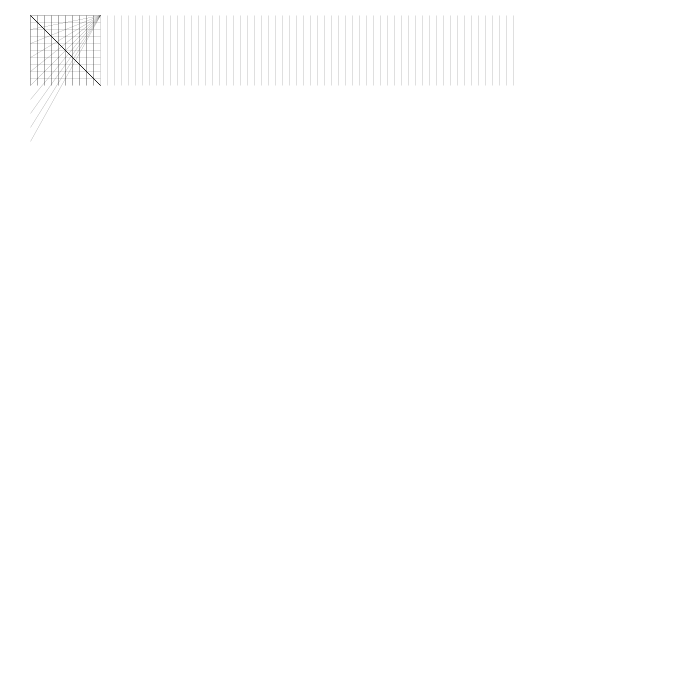
Frame 1 (no input)
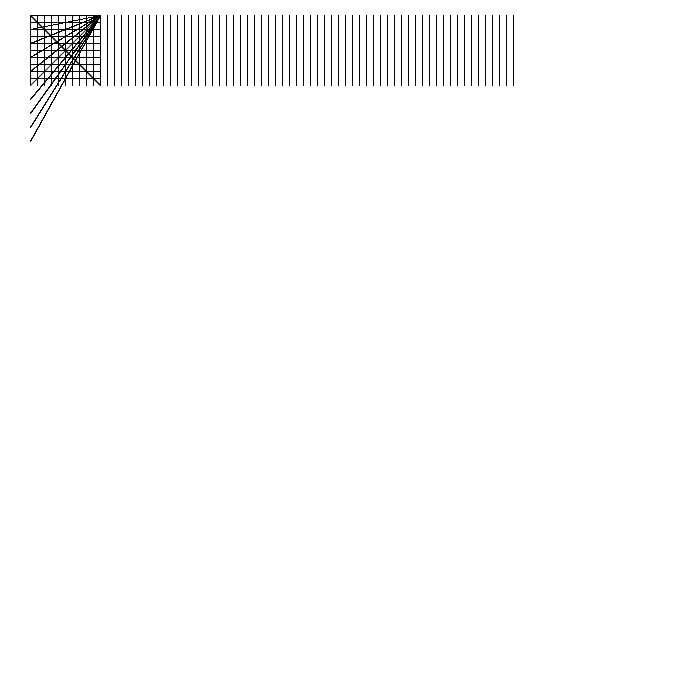
Frame 60 (the mouse pressed at the canvas centre just before this capture)
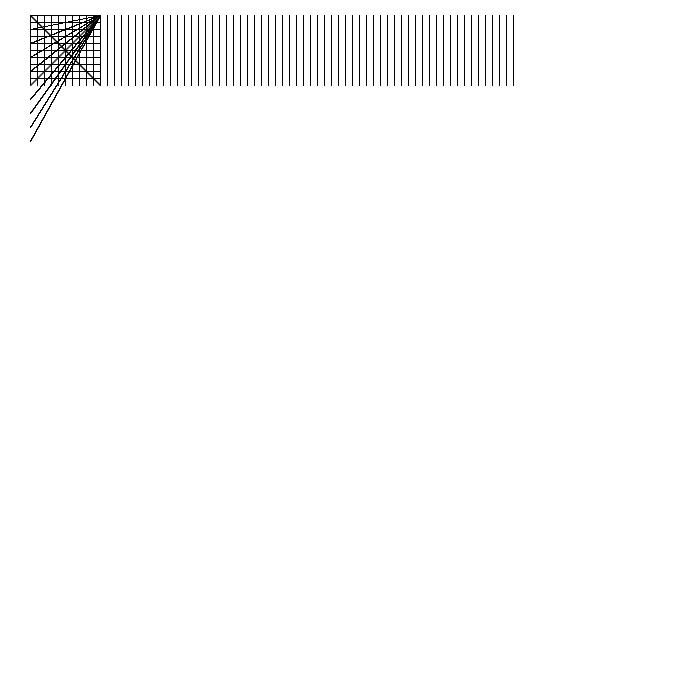
Frame 120 (the mouse held since frame 60 and released just before this capture)

The Processing sketch that drew these frames (run headless with seeded random() and noise(); from frame 60 on, the mouse is pressed at the canvas centre):

// Processing sketch: PlotterlinePractice_250907a
// ── PlotterlinePractice_250907a.pde

// First a method to set the size and the background of the canvas 

void setup()
{
  size(700, 700);
  background(255); // Color grey in background
}

// A second method to define each variable and it's conditions
void draw()
{
  scale(0.1); // Scaling is to see beyond grid
  translate(300, 150); // translating for centering 
  fill(255, 60);
  
  // Integers defined for the grid
  int numRows = 10;
  int numCols = 10;
  int numZine = 10;
  int numKano = 10;

  // floating decimals from the width divided by columns
  float cellSize = width / numCols;
  float cellSizeX = height / numRows;
 
  for(int i=0; i<numKano; i++) // For loops is essential for describing 
                               // to the PC what you want out of the code 
  {
    stroke(255, 10); 
    
    line(700, i / numKano, 0, 700); 
  }
  for(int i=0; i<numZine; i++) 
  {
    stroke(255, 20);
    
    // Google AI mode example:
    // (x1, y1): Coordinates of the starting point of the line
    // (x2, y2): Coordinates of the ending point of the line
    
    // My example:
    // line function coordination in my own words explaing it's possitions
    // is very simple once you see from these comments below |
    // left    right   //left right                      ____|
    line(0, i / numZine, 700, 700);} 
    // its more difficult to see it without the comments
    
  for(int i=0; i<numRows; i++)
  {
    stroke(0);
    line(0, i * cellSize, width, i * cellSize); // line can also take a 
                                                // specific shape or form
                                                // based on the operation
  }
  for(int i=0; i<numCols; i++) 
  {  // negative 3 to draw the missing lines outside "canvas size"  
     // lines that cannot be displayed but they there
    stroke(0);                                  // stroke is the depth of 
                                                // the line before is draw
    line(i * cellSize, 0, i * cellSize, height);
  }                             // times one works
  for(int i=0; i<cellSizeX; i++)
  {  
    stroke(0);
    line(i * cellSize, 0, i * cellSize , height);
  }
  for(int i=0; i<numCols; i++)
  {
    numKano = 50;
    stroke(0);
    line(i * cellSizeX, 0 , i * cellSize, height);
    line(700, i * cellSize, height, i * cellSizeX);
  }
  for(int i=0; i<numRows; i++)
  {
    numZine = 50;  
    stroke(0);
    line(width, i * numZine / cellSizeX, 0, i * cellSize * 2);
    line(i * numKano / cellSize, 0, 700, height);
  }
  
}
